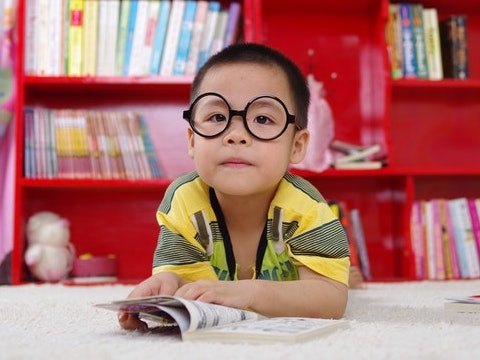
//> input picture data/images/boy.jpg, 480 x 360 px
$ ./basic_image_operations   (built with g++ and OpenCV 4)
//> lines starting //> are read from the running program, lines starting //| are printed output that depends on the picture; after the words box and inside, x2 and y2 are one past the last pixel; in counts of white or black regions, pixels touching at a corner belong together
#include <iostream>
#include <string>
#include <opencv2/opencv.hpp>

int main()
{
    std::string imagePath{"./data/images/boy.jpg"};
    cv::Mat image{cv::imread(imagePath, cv::IMREAD_COLOR)};
//> image is the input picture: 360 rows x 480 cols, CV_8UC3; mean B, G, R 111.8, 115.3, 174.3

    if (image.empty())
    {
        std::cout << "Could not read the image: " << imagePath << std::endl;
        return 1;
    }

    cv::Mat imageCopy1{image.clone()};
    cv::Mat imageRoi{imageCopy1(cv::Range(40, 200), cv::Range(170, 320))};
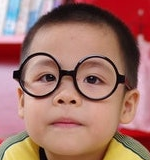
//> imageRoi: 160 rows x 150 cols, CV_8UC3; mean B, G, R 107.2, 116.5, 162.7
    int roiHeight{imageRoi.size().height};
//> roiHeight = 160
    int roiWidth{imageRoi.size().width};
//> roiWidth = 150

    // Copy to left of face
    imageRoi.copyTo(imageCopy1(cv::Range(40, 40 + roiHeight), cv::Range(10, 10 + roiWidth)));

    // Copy to right of face
    imageRoi.copyTo(imageCopy1(cv::Range(40, 40 + roiHeight), cv::Range(330, 330 + roiWidth)));
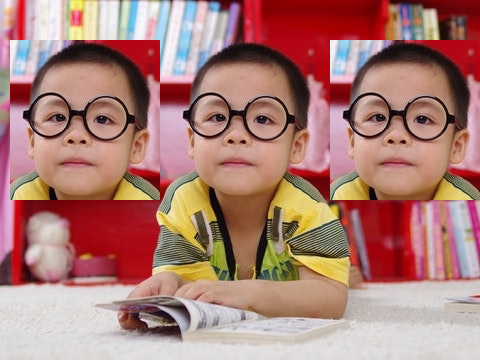
//> imageCopy1: 360 rows x 480 cols, CV_8UC3; mean B, G, R 118.3, 125.8, 172.3

    cv::imshow("Original Image", imageCopy1);

    // Copy image and resize it
    cv::Mat imageCopy2{image.clone()};
    cv::resize(imageCopy2, imageCopy2, cv::Size(), 1.5, 1.5);
    cv::imshow("Resized Image", imageCopy2);

    // Copy image using and resize it using a different interpolation method
    cv::Mat imageCopy3{image.clone()};
    cv::resize(imageCopy3, imageCopy3, cv::Size(), 1.5, 1.5, cv::INTER_NEAREST);
    cv::imshow("Resized Image using INTER_NEAREST", imageCopy3);

    // Creating a mask using inRange function
    cv::Mat imageCopy4{image.clone()};
    cv::Mat mask;
    cv::inRange(imageCopy4, cv::Scalar(0, 0, 150), cv::Scalar(100, 100, 255), mask);
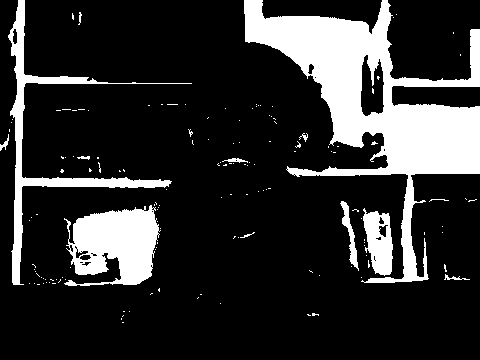
//> mask: 360 rows x 480 cols, CV_8UC1; 18.5% white; 148 white regions (135 under 20 px), largest, box (x1, y1, x2, y2) and area: (244, 0, 480, 283) 20070, (64, 205, 161, 286) 5232, (8, 0, 192, 285) 4274
    cv::imshow("Mask", mask);

    cv::waitKey(0);
    cv::destroyAllWindows();

    return 0;
}

$ run again, with data/images/musk.jpg copied over data/images/boy.jpg
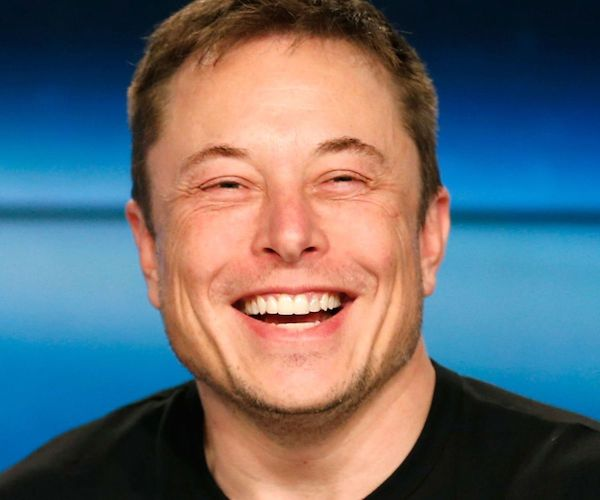
//> input picture data/images/musk.jpg, 600 x 500 px
//> image is the input picture: 500 rows x 600 cols, CV_8UC3; mean B, G, R 112.1, 105.5, 100.1
//> `cv::Mat imageRoi{imageCopy1(cv::Range(40, 200), cv::Range(170, 320))};`:
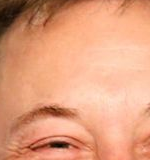
//> imageRoi: 160 rows x 150 cols, CV_8UC3; mean B, G, R 125, 158.4, 224.8
//> `cv::inRange(imageCopy4, cv::Scalar(0, 0, 150), cv::Scalar(100, 100, 25..`:
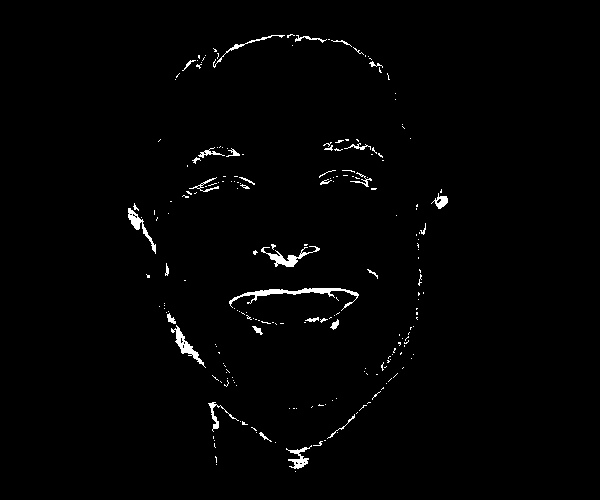
//> mask: 500 rows x 600 cols, CV_8UC1; 1.3% white; 219 white regions (187 under 20 px), largest, box (x1, y1, x2, y2) and area: (229, 288, 359, 311) 586, (261, 246, 320, 267) 351, (171, 325, 206, 368) 323
